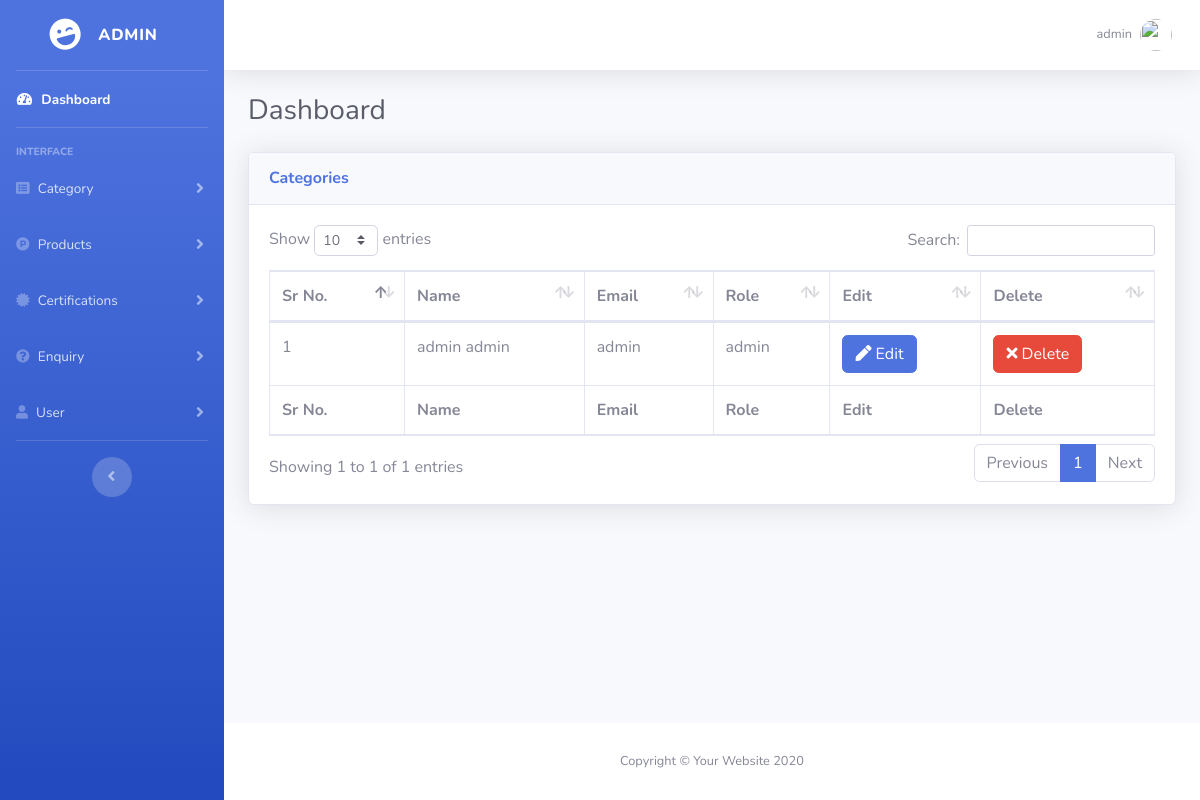
The page /admin/users.php (signed in) on the database its author committed.
### tables this page shows
CREATE TABLE `users` (
  `id` int(11) NOT NULL,
  `first_name` varchar(255) NOT NULL,
  `last_name` varchar(255) NOT NULL,
  `email` varchar(255) NOT NULL,
  `password` varchar(255) NOT NULL,
  `user_role` varchar(255) NOT NULL DEFAULT 'subscriber',
  `created_at` timestamp NOT NULL DEFAULT CURRENT_TIMESTAMP ON UPDATE CURRENT_TIMESTAMP,
  `updated_at` timestamp NOT NULL DEFAULT '0000-00-00 00:00:00',
  `deleted_at` timestamp NOT NULL DEFAULT '0000-00-00 00:00:00'
);

### admin/includes/users/view-user.php (the view, shortened to what this page needs)
<?php
    $query = "SELECT * FROM users";
    $select_all_users_query = mysqli_query($connection, $query);
?>
<div class="card shadow mb-4">
    <div class="card-header py-3">
        <h6 class="m-0 font-weight-bold text-primary">Categories</h6> </div>
    <div class="card-body">
        <div class="table-responsive">
            <table class="table table-bordered" id="dataTable" width="100%" cellspacing="0">
                <thead>
                    <tr>
                        <th>Sr No.</th>
                        <th>Name</th>
                        <th>Email</th>
                        <th>Role</th>
                        <th>Edit</th>
                        <th>Delete</th>
                    </tr>
                </thead>
                <tfoot>
                    <tr>
                        <th>Sr No.</th>
                        <th>Name</th>
                        <th>Email</th>
                        <th>Role</th>
                        <th>Edit</th>
                        <th>Delete</th>
                    </tr>
                </tfoot>
                <tbody>
                    <?php
                        $id = 0;
                        while($row = mysqli_fetch_assoc($select_all_users_query)) {
                            $id = $id+1;
                            $user_id = $row['id'];
                            $name = $row['first_name']." ".$row['last_name'];
                            $email = $row['email'];
                            $user_role = $row['user_role'];
                            echo "<tr>";
                            echo "<td>$id</td>";
                            echo "<td>$name</td>";
                            echo "<td>$email</td>";
                            echo "<td>$user_role</td>";
                            echo "<td><a href='users.php?source=edit_user&p_id=$user_id' class='btn btn-primary'><span class='fa fa-pen'></span> Edit</a></td> ";
                            echo "<td> <button type='button' class='btn btn-danger' data-target='#confirmfordelete' data-toggle='modal'
                            data-user_name = '$name' data-user_id = '$user_id'> <span class='fa fa-times'></span> Delete </button></td>";
                            echo "</tr>";
                        }
                    ?>
                </tbody>
            </table>
        </div>
    </div>
</div>

### rows shown on the page
users: name "admin admin", email "admin", user_role "admin"

### other values the page prints
$_SESSION["email"] "admin"
